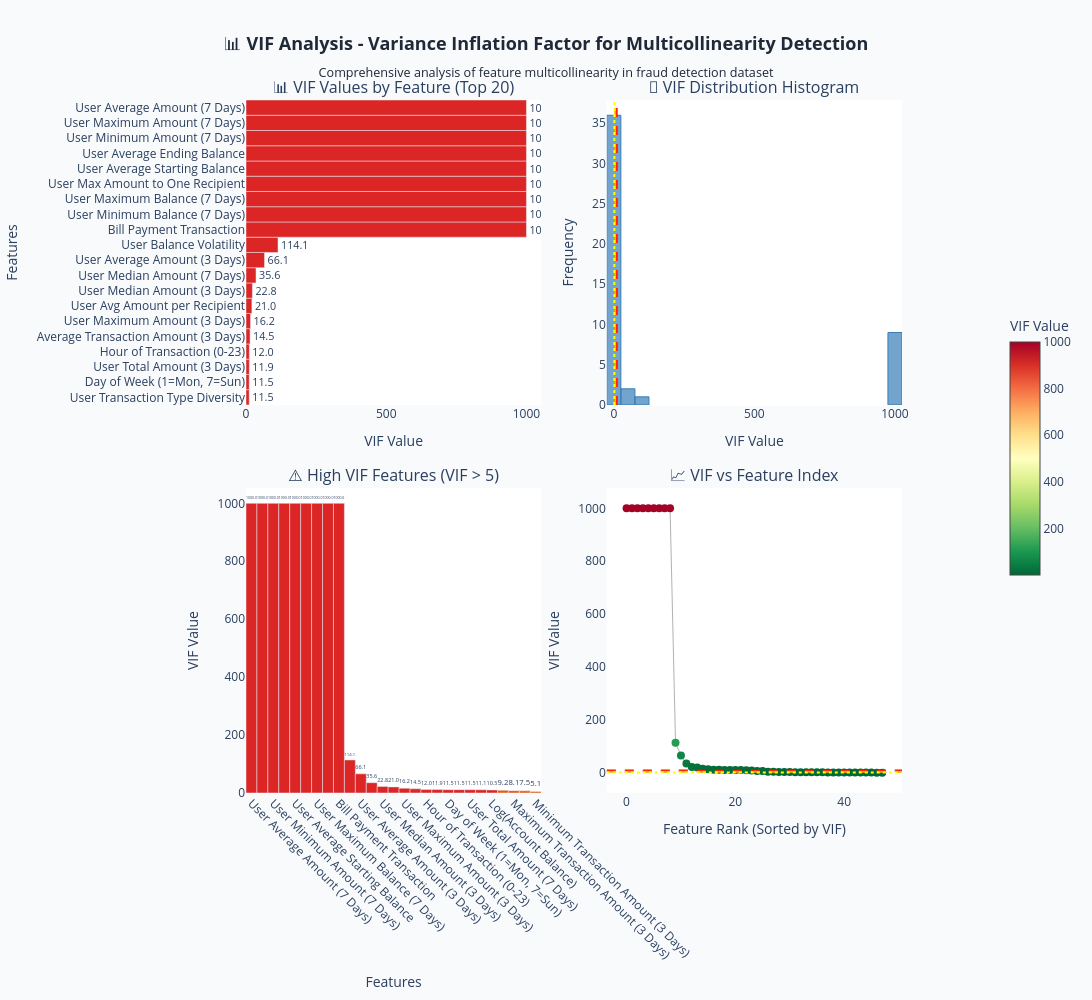

The code cell stored with this chart in its notebook:
### Code cell
# Step 3: Create Professional VIF Visualizations
print("\n🎨 Creating professional VIF visualizations...")

# Create subplot figure with multiple visualizations
fig = make_subplots(
    rows=2, cols=2,
    subplot_titles=(
        "📊 VIF Values by Feature (Top 20)",
        "🎯 VIF Distribution Histogram", 
        "⚠️ High VIF Features (VIF > 5)",
        "📈 VIF vs Feature Index"
    ),
    specs=[[{"secondary_y": False}, {"secondary_y": False}],
           [{"secondary_y": False}, {"secondary_y": False}]],
    vertical_spacing=0.12,
    horizontal_spacing=0.1
)

# Plot 1: Top 20 VIF values (Horizontal Bar Chart)
top_20_vif = vif_df.head(20)
colors = ['#dc2626' if vif >= 10 else '#ea580c' if vif >= 5 else '#d97706' if vif >= 2 else '#16a34a' 
          for vif in top_20_vif['VIF']]

fig.add_trace(
    go.Bar(
        y=top_20_vif['Feature_Name'][::-1],  # Reverse for better readability
        x=top_20_vif['VIF'][::-1],
        orientation='h',
        marker_color=colors[::-1],
        text=[f"{vif:.1f}" for vif in top_20_vif['VIF'][::-1]],
        textposition='outside',
        hovertemplate="<b>%{y}</b><br>VIF: %{x:.2f}<br><extra></extra>",
        showlegend=False
    ),
    row=1, col=1
)

# Plot 2: VIF Distribution Histogram
fig.add_trace(
    go.Histogram(
        x=vif_df['VIF'],
        nbinsx=30,
        marker_color='rgba(55, 126, 184, 0.7)',
        marker_line=dict(color='rgba(55, 126, 184, 1)', width=1),
        hovertemplate="VIF Range: %{x}<br>Count: %{y}<br><extra></extra>",
        showlegend=False
    ),
    row=1, col=2
)

# Plot 3: High VIF Features (VIF > 5)
high_vif = vif_df[vif_df['VIF'] > 5]
if len(high_vif) > 0:
    fig.add_trace(
        go.Bar(
            x=high_vif['Feature_Name'],
            y=high_vif['VIF'],
            marker_color=['#dc2626' if vif >= 10 else '#ea580c' for vif in high_vif['VIF']],
            text=[f"{vif:.1f}" for vif in high_vif['VIF']],
            textposition='outside',
            hovertemplate="<b>%{x}</b><br>VIF: %{y:.2f}<br><extra></extra>",
            showlegend=False
        ),
        row=2, col=1
    )

# Plot 4: VIF vs Feature Index (Sorted)
fig.add_trace(
    go.Scatter(
        x=list(range(len(vif_df))),
        y=vif_df['VIF'],
        mode='markers+lines',
        marker=dict(
            color=vif_df['VIF'],
            colorscale='RdYlGn_r',
            size=8,
            colorbar=dict(title="VIF Value", x=1.15, len=0.4)
        ),
        line=dict(color='rgba(100, 100, 100, 0.5)', width=1),
        hovertemplate="<b>%{text}</b><br>VIF: %{y:.2f}<br>Rank: %{x}<br><extra></extra>",
        text=vif_df['Feature_Name'],
        showlegend=False
    ),
    row=2, col=2
)

# Add VIF threshold lines
threshold_lines = [
    dict(y=10, line_color="red", line_dash="dash", annotation_text="Severe (VIF=10)"),
    dict(y=5, line_color="orange", line_dash="dash", annotation_text="High (VIF=5)"),
    dict(y=2, line_color="yellow", line_dash="dot", annotation_text="Moderate (VIF=2)")
]

for threshold in threshold_lines:
    # Add to histogram
    fig.add_vline(x=threshold['y'], line_dash=threshold['line_dash'], 
                  line_color=threshold['line_color'], row=1, col=2)
    # Add to scatter plot
    fig.add_hline(y=threshold['y'], line_dash=threshold['line_dash'], 
                  line_color=threshold['line_color'], row=2, col=2)

# Update layout
fig.update_layout(
    title={
        'text': "📊 <b>VIF Analysis - Variance Inflation Factor for Multicollinearity Detection</b><br>" +
                "<sub>Comprehensive analysis of feature multicollinearity in fraud detection dataset</sub>",
        'x': 0.5,
        'xanchor': 'center',
        'font': {'size': 18, 'color': '#1f2937'}
    },
    height=1000,
    width=1400,
    showlegend=False,
    plot_bgcolor='white',
    paper_bgcolor='#f8fafc'
)

# Update subplot titles and axis labels
fig.update_xaxes(title_text="VIF Value", row=1, col=1)
fig.update_yaxes(title_text="Features", row=1, col=1)

fig.update_xaxes(title_text="VIF Value", row=1, col=2)
fig.update_yaxes(title_text="Frequency", row=1, col=2)

fig.update_xaxes(title_text="Features", row=2, col=1, tickangle=45)
fig.update_yaxes(title_text="VIF Value", row=2, col=1)

fig.update_xaxes(title_text="Feature Rank (Sorted by VIF)", row=2, col=2)
fig.update_yaxes(title_text="VIF Value", row=2, col=2)

# Show the comprehensive VIF plot
print("🎯 Displaying comprehensive VIF analysis...")
fig.show()

# Display detailed VIF results
print("\n" + "=" * 90)
print("📊 DETAILED VIF ANALYSIS RESULTS")
print("=" * 90)

print(f"\n🔴 SEVERE MULTICOLLINEARITY (VIF > 10):")
severe_vif = vif_df[vif_df['VIF'] > 10]
if len(severe_vif) > 0:
    print(f"{'Rank':<4} {'Feature Name':<50} {'VIF':<8} {'Action'}")
    print("-" * 75)
    for idx, row in severe_vif.head(10).iterrows():
        print(f"{idx+1:<4} {row['Feature_Name'][:48]:<50} {row['VIF']:<8.2f} Remove/Combine")
else:
    print("   ✅ No features with severe multicollinearity")

print(f"\n🟠 HIGH MULTICOLLINEARITY (VIF 5-10):")
high_vif = vif_df[(vif_df['VIF'] >= 5) & (vif_df['VIF'] < 10)]
if len(high_vif) > 0:
    print(f"{'Rank':<4} {'Feature Name':<50} {'VIF':<8} {'Action'}")
    print("-" * 75)
    for idx, row in high_vif.head(10).iterrows():
        print(f"{idx+1:<4} {row['Feature_Name'][:48]:<50} {row['VIF']:<8.2f} Consider Remove")
else:
    print("   ✅ No features with high multicollinearity")

print(f"\n🟡 MODERATE MULTICOLLINEARITY (VIF 2-5):")
moderate_vif = vif_df[(vif_df['VIF'] >= 2) & (vif_df['VIF'] < 5)]
print(f"   Count: {len(moderate_vif)} features (acceptable for most models)")

print(f"\n🟢 LOW MULTICOLLINEARITY (VIF < 2):")
low_vif = vif_df[vif_df['VIF'] < 2]
print(f"   Count: {len(low_vif)} features (ideal for modeling)")

# Save VIF results
vif_df.to_csv("vif_analysis_results.csv", index=False)
print(f"\n💾 VIF analysis results saved to 'vif_analysis_results.csv'")

### Figure 1 — Plotly figure (JSON) as saved in the notebook; plotly's stock layout.template omitted (floating-point values rounded to 4 significant figures)
{"data": [{"hovertemplate": "<b>%{y}</b><br>VIF: %{x:.2f}<br><extra></extra>", "marker": {"color": ["#dc2626", "#dc2626", "#dc2626", "#dc2626", "#dc2626", "#dc2626", "#dc2626", "#dc2626", "#dc2626", "#dc2626", "#dc2626", "#dc2626", "#dc2626", "#dc2626", "#dc2626", "#dc2626", "#dc2626", "#dc2626", "#dc2626", "#dc2626"]}, "orientation": "h", "showlegend": false, "text": ["11.5", "11.5", "11.9", "12.0", "14.5", "16.2", "21.0", "22.8", "35.6", "66.1", "114.1", "1000.0", "1000.0", "1000.0", "1000.0", "1000.0", "1000.0", "1000.0", "1000.0", "1000.0"], "textposition": "outside", "type": "bar", "x": [11.5, 11.51, 11.92, 11.95, 14.49, 16.18, 21.05, 22.8, 35.61, 66.06, 114.1, 1000.0, 1000.0, 1000.0, 1000.0, 1000.0, 1000.0, 1000.0, 1000.0, 1000.0], "xaxis": "x", "y": ["User Transaction Type Diversity", "Day of Week (1=Mon, 7=Sun)", "User Total Amount (3 Days)", "Hour of Transaction (0-23)", "Average Transaction Amount (3 Days)", "User Maximum Amount (3 Days)", "User Avg Amount per Recipient", "User Median Amount (3 Days)", "User Median Amount (7 Days)", "User Average Amount (3 Days)", "User Balance Volatility", "Bill Payment Transaction", "User Minimum Balance (7 Days)", "User Maximum Balance (7 Days)", "User Max Amount to One Recipient", "User Average Starting Balance", "User Average Ending Balance", "User Minimum Amount (7 Days)", "User Maximum Amount (7 Days)", "User Average Amount (7 Days)"], "yaxis": "y"}, {"hovertemplate": "VIF Range: %{x}<br>Count: %{y}<br><extra></extra>", "marker": {"color": "rgba(55, 126, 184, 0.7)", "line": {"color": "rgba(55, 126, 184, 1)", "width": 1}}, "nbinsx": 30, "showlegend": false, "type": "histogram", "x": [1000.0, 1000.0, 1000.0, 1000.0, 1000.0, 1000.0, 1000.0, 1000.0, 1000.0, 114.1, 66.06, 35.61, 22.8, 21.05, 16.18, 14.49, 11.95, 11.92, 11.51, 11.5, 11.48, 11.1, 10.53, 9.152, 8.069, 7.491, 5.134, 4.883, 3.945, 3.518, 3.419, 3.087, 2.957, 2.802, 2.783, 2.766, 2.589, 2.42, 2.401, 2.333, 2.091, 1.959, 1.932, 1.791, 1.759, 1.554, 1.506, 1.02], "xaxis": "x2", "yaxis": "y2"}, {"hovertemplate": "<b>%{x}</b><br>VIF: %{y:.2f}<br><extra></extra>", "marker": {"color": ["#dc2626", "#dc2626", "#dc2626", "#dc2626", "#dc2626", "#dc2626", "#dc2626", "#dc2626", "#dc2626", "#dc2626", "#dc2626", "#dc2626", "#dc2626", "#dc2626", "#dc2626", "#dc2626", "#dc2626", "#dc2626", "#dc2626", "#dc2626", "#dc2626", "#dc2626", "#dc2626", "#ea580c", "#ea580c", "#ea580c", "#ea580c"]}, "showlegend": false, "text": ["1000.0", "1000.0", "1000.0", "1000.0", "1000.0", "1000.0", "1000.0", "1000.0", "1000.0", "114.1", "66.1", "35.6", "22.8", "21.0", "16.2", "14.5", "12.0", "11.9", "11.5", "11.5", "11.5", "11.1", "10.5", "9.2", "8.1", "7.5", "5.1"], "textposition": "outside", "type": "bar", "x": ["User Average Amount (7 Days)", "User Maximum Amount (7 Days)", "User Minimum Amount (7 Days)", "User Average Ending Balance", "User Average Starting Balance", "User Max Amount to One Recipient", "User Maximum Balance (7 Days)", "User Minimum Balance (7 Days)", "Bill Payment Transaction", "User Balance Volatility", "User Average Amount (3 Days)", "User Median Amount (7 Days)", "User Median Amount (3 Days)", "User Avg Amount per Recipient", "User Maximum Amount (3 Days)", "Average Transaction Amount (3 Days)", "Hour of Transaction (0-23)", "User Total Amount (3 Days)", "Day of Week (1=Mon, 7=Sun)", "User Transaction Type Diversity", "User Total Amount (7 Days)", "User Minimum Amount (3 Days)", "Log(Account Balance)", "Uses New JazzCash App", "Maximum Transaction Amount (3 Days)", "User Channel Diversity Score", "Minimum Transaction Amount (3 Days)"], "xaxis": "x3", "y": [1000.0, 1000.0, 1000.0, 1000.0, 1000.0, 1000.0, 1000.0, 1000.0, 1000.0, 114.1, 66.06, 35.61, 22.8, 21.05, 16.18, 14.49, 11.95, 11.92, 11.51, 11.5, 11.48, 11.1, 10.53, 9.152, 8.069, 7.491, 5.134], "yaxis": "y3"}, {"hovertemplate": "<b>%{text}</b><br>VIF: %{y:.2f}<br>Rank: %{x}<br><extra></extra>", "line": {"color": "rgba(100, 100, 100, 0.5)", "width": 1}, "marker": {"color": [1000.0, 1000.0, 1000.0, 1000.0, 1000.0, 1000.0, 1000.0, 1000.0, 1000.0, 114.1, 66.06, 35.61, 22.8, 21.05, 16.18, 14.49, 11.95, 11.92, 11.51, 11.5, 11.48, 11.1, 10.53, 9.152, 8.069, 7.491, 5.134, 4.883, 3.945, 3.518, 3.419, 3.087, 2.957, 2.802, 2.783, 2.766, 2.589, 2.42, 2.401, 2.333, 2.091, 1.959, 1.932, 1.791, 1.759, 1.554, 1.506, 1.02], "colorbar": {"len": 0.4, "title": {"text": "VIF Value"}, "x": 1.15}, "colorscale": [[0, "rgb(0,104,55)"], [0.1, "rgb(26,152,80)"], [0.2, "rgb(102,189,99)"], [0.3, "rgb(166,217,106)"], [0.4, "rgb(217,239,139)"], [0.5, "rgb(255,255,191)"], [0.6, "rgb(254,224,139)"], [0.7, "rgb(253,174,97)"], [0.8, "rgb(244,109,67)"], [0.9, "rgb(215,48,39)"], [1, "rgb(165,0,38)"]], "size": 8}, "mode": "markers+lines", "showlegend": false, "text": ["User Average Amount (7 Days)", "User Maximum Amount (7 Days)", "User Minimum Amount (7 Days)", "User Average Ending Balance", "User Average Starting Balance", "User Max Amount to One Recipient", "User Maximum Balance (7 Days)", "User Minimum Balance (7 Days)", "Bill Payment Transaction", "User Balance Volatility", "User Average Amount (3 Days)", "User Median Amount (7 Days)", "User Median Amount (3 Days)", "User Avg Amount per Recipient", "User Maximum Amount (3 Days)", "Average Transaction Amount (3 Days)", "Hour of Transaction (0-23)", "User Total Amount (3 Days)", "Day of Week (1=Mon, 7=Sun)", "User Transaction Type Diversity", "User Total Amount (7 Days)", "User Minimum Amount (3 Days)", "Log(Account Balance)", "Uses New JazzCash App", "Maximum Transaction Amount (3 Days)", "User Channel Diversity Score", "Minimum Transaction Amount (3 Days)", "User Recipient Concentration", "Weekend Transaction Flag", "Unusual Time Transaction Flag", "Uses Payment Gateway", "Night Hours Transaction Flag", "Multiple Channels Used Recently Flag", "Uses Mobile App", "Mobile Top-up Transaction", "Business Hours Transaction Flag", "Customer-to-Customer Transfer", "Uses USSD Channel", "Total Amount Transacted (3 Days)", "Uses USSD API Channel", "High Activity Period Flag", "User Avg Time Between Transactions", "Account Balance Before Transaction", "Night+Weekend Transaction Flag", "Customer-to-Business Transfer", "User Transaction Frequency Score", "Transaction Amount (PKR)", "Amount Deviation from User Average"], "type": "scatter", "x": [0, 1, 2, 3, 4, 5, 6, 7, 8, 9, 10, 11, 12, 13, 14, 15, 16, 17, 18, 19, 20, 21, 22, 23, 24, 25, 26, 27, 28, 29, 30, 31, 32, 33, 34, 35, 36, 37, 38, 39, 40, 41, 42, 43, 44, 45, 46, 47], "xaxis": "x4", "y": [1000.0, 1000.0, 1000.0, 1000.0, 1000.0, 1000.0, 1000.0, 1000.0, 1000.0, 114.1, 66.06, 35.61, 22.8, 21.05, 16.18, 14.49, 11.95, 11.92, 11.51, 11.5, 11.48, 11.1, 10.53, 9.152, 8.069, 7.491, 5.134, 4.883, 3.945, 3.518, 3.419, 3.087, 2.957, 2.802, 2.783, 2.766, 2.589, 2.42, 2.401, 2.333, 2.091, 1.959, 1.932, 1.791, 1.759, 1.554, 1.506, 1.02], "yaxis": "y4"}], "layout": {"annotations": [{"font": {"size": 16}, "showarrow": false, "text": "📊 VIF Values by Feature (Top 20)", "x": 0.225, "xanchor": "center", "xref": "paper", "y": 1, "yanchor": "bottom", "yref": "paper"}, {"font": {"size": 16}, "showarrow": false, "text": "🎯 VIF Distribution Histogram", "x": 0.775, "xanchor": "center", "xref": "paper", "y": 1, "yanchor": "bottom", "yref": "paper"}, {"font": {"size": 16}, "showarrow": false, "text": "⚠️ High VIF Features (VIF > 5)", "x": 0.225, "xanchor": "center", "xref": "paper", "y": 0.44, "yanchor": "bottom", "yref": "paper"}, {"font": {"size": 16}, "showarrow": false, "text": "📈 VIF vs Feature Index", "x": 0.775, "xanchor": "center", "xref": "paper", "y": 0.44, "yanchor": "bottom", "yref": "paper"}], "height": 1000, "paper_bgcolor": "#f8fafc", "plot_bgcolor": "white", "shapes": [{"line": {"color": "red", "dash": "dash"}, "type": "line", "x0": 10, "x1": 10, "xref": "x2", "y0": 0, "y1": 1, "yref": "y2 domain"}, {"line": {"color": "red", "dash": "dash"}, "type": "line", "x0": 0, "x1": 1, "xref": "x4 domain", "y0": 10, "y1": 10, "yref": "y4"}, {"line": {"color": "orange", "dash": "dash"}, "type": "line", "x0": 5, "x1": 5, "xref": "x2", "y0": 0, "y1": 1, "yref": "y2 domain"}, {"line": {"color": "orange", "dash": "dash"}, "type": "line", "x0": 0, "x1": 1, "xref": "x4 domain", "y0": 5, "y1": 5, "yref": "y4"}, {"line": {"color": "yellow", "dash": "dot"}, "type": "line", "x0": 2, "x1": 2, "xref": "x2", "y0": 0, "y1": 1, "yref": "y2 domain"}, {"line": {"color": "yellow", "dash": "dot"}, "type": "line", "x0": 0, "x1": 1, "xref": "x4 domain", "y0": 2, "y1": 2, "yref": "y4"}], "showlegend": false, "title": {"font": {"color": "#1f2937", "size": 18}, "text": "📊 <b>VIF Analysis - Variance Inflation Factor for Multicollinearity Detection</b><br><sub>Comprehensive analysis of feature multicollinearity in fraud detection dataset</sub>", "x": 0.5, "xanchor": "center"}, "width": 1400, "xaxis": {"anchor": "y", "domain": [0, 0.45], "title": {"text": "VIF Value"}}, "xaxis2": {"anchor": "y2", "domain": [0.55, 1], "title": {"text": "VIF Value"}}, "xaxis3": {"anchor": "y3", "domain": [0, 0.45], "tickangle": 45, "title": {"text": "Features"}}, "xaxis4": {"anchor": "y4", "domain": [0.55, 1], "title": {"text": "Feature Rank (Sorted by VIF)"}}, "yaxis": {"anchor": "x", "domain": [0.56, 1], "title": {"text": "Features"}}, "yaxis2": {"anchor": "x2", "domain": [0.56, 1], "title": {"text": "Frequency"}}, "yaxis3": {"anchor": "x3", "domain": [0, 0.44], "title": {"text": "VIF Value"}}, "yaxis4": {"anchor": "x4", "domain": [0, 0.44], "title": {"text": "VIF Value"}}}}
